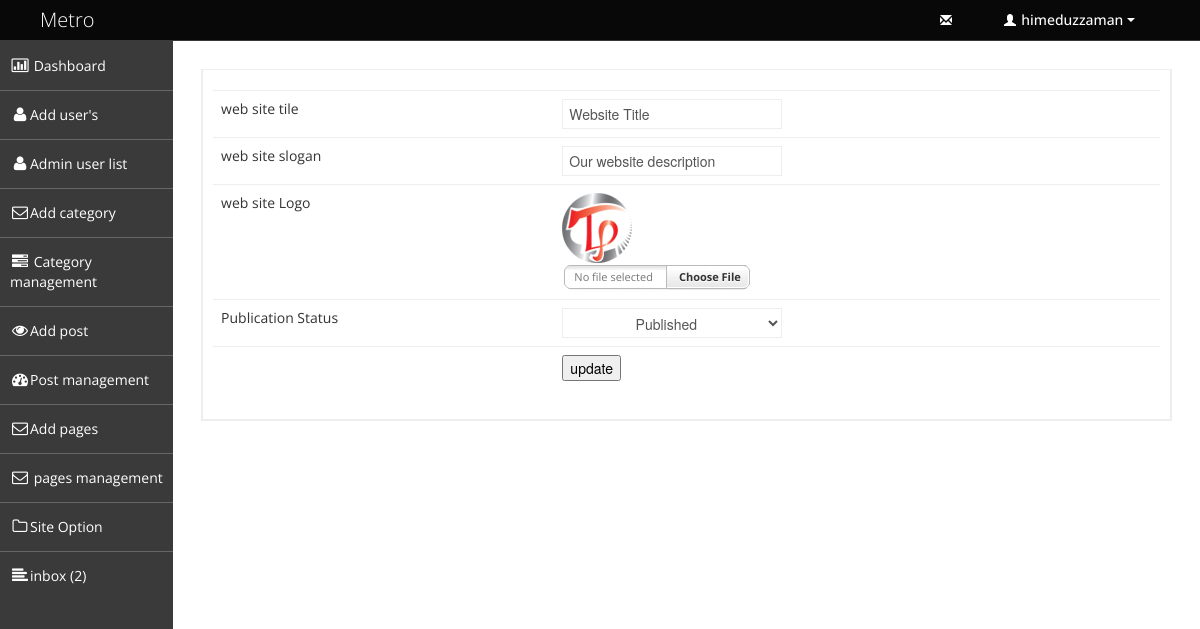
The app's page /admin/logo_title_edit.php (signed in) with its own data.
### tables this page shows
CREATE TABLE `tbl_logo` (
  `logo_id` int(11) NOT NULL,
  `web_titile` varchar(150) NOT NULL,
  `web_slogan` varchar(256) NOT NULL,
  `logo_image` text NOT NULL,
  `publication_status` tinyint(1) NOT NULL
);

### admin/logo_title_edit.php (called while the page is built, shortened)
<?php
include './admin_master.php';

### classes/logo_data.php (called while the page is built, shortened)
<?php
   class category_logo{
      private $db_connect;
      public function __construct() {
          $host_name='localhost';
          $user_name='root';
          $password= '';
          $tbl_name='blog_template';
          $this->db_connect=mysqli_connect( $host_name,  $user_name,  $password,  $tbl_name);
      }
    public function update_all_logo_info($logo_id){
      $sql="select * from tbl_logo";
        if(mysqli_query($this->db_connect, $sql)){
           $result=mysqli_query($this->db_connect, $sql);
           return $result;
        }else{
            die('connection fail'. mysqli_error($this->db_connect));
        }
      }
   }
?>

### admin/pages/logo_title_edit_content.php (the view, shortened to what this page needs)
<?php
   include '../classes/logo_data.php';
     $obj_category_logo = new category_logo();
     $logo_id=$_GET['id'];
     $result=$obj_category_logo->update_all_logo_info($logo_id);
     $logo_info=mysqli_fetch_assoc($result);
?>
<div class="row-fluid sortable">
   <div class="box span12">
      <div class="box-content">
         <form class="form-horizontal"  name="edit_logo_form"  action="" method="post" enctype="multipart/form-data">
            <table class="table">
               <tbody>
                  <tr>
                     <td>web site tile</td>
                     <td> <input type="text" name="web_titile" value="<?php echo  $logo_info['web_titile'];?>" /> </td>
                  </tr>
                  <tr>
                     <td>web site slogan </td>
                     <td> <input type="text"   value="<?php echo  $logo_info['web_slogan'];?>" name="web_slogan" /> </td>
                  </tr>
                  <tr>
                     <td>web site Logo </td>
                     <td>
                        <img src="<?php echo $logo_info['logo_image'];?>" alt="" /> <br />
                     </td>
                  </tr>
                  <tr>
                     <td>Publication Status</td>
                     <td>
                        <select id="selectError3" style="text-align:center" name="publication_status">
                           <option value="1">Published</option>
                        </select>
                     </td>
                  </tr>
                  <tr>
                     <td> </td>
                     <td> <input type="submit" name="btn" value="update" /> </td>
                  </tr>
               </tbody>
            </table>
         </form>
      </div>
   </div>
</div>

### assets/admin_end_assets/css/style.css (style rules this page uses)
body { background: #F5F5F5; color: #333; border: none; font-family: 'Open Sans', sans-serif; font-weight: 400; }
.box { border: 2px solid #eee; background: #fff !important; margin-bottom: 28px; }
.box-content { position: relative; z-index: 50; margin-top: -1px; padding: 10px; background: #fff !important; }
.table th, .table td { border-top: 1px solid #eee; }

### assets/admin_end_assets/css/halflings.css (style rules this page uses)
html, html .halflings { -webkit-font-smoothing: antialiased !important; }

### assets/admin_end_assets/css/style-forms.css (style rules this page uses)
.add-on, select, textarea, input[type="text"], input[type="password"], input[type="datetime"], input[type="datetime-local"], input[type="date"], input[type="month"], input[type="time"], input[type="week"], input[type="number"], input[type="email"], input[type="url"], input[type="search"], input[type="tel"], input[type="color"], input[type="file"], .uneditable-input { border-color: #eee !important; display: inline-block; height: 20px; padding: 4px 6px; margin-bottom: 10px; font-size: 14px; line-height: 20px; color: #555555; vertical-align: middle; -webkit-border-radius: 0px; -moz-border-radius: 0px; border-radius: 0px; }
input, textarea, .uneditable-input { width: 206px; }
textarea, input[type="text"], input[type="password"], input[type="datetime"], input[type="datetime-local"], input[type="date"], input[type="month"], input[type="time"], input[type="week"], input[type="number"], input[type="email"], input[type="url"], input[type="search"], input[type="tel"], input[type="color"], .uneditable-input { background-color: #ffffff; border: 1px solid #cccccc; -webkit-box-shadow: none; -moz-box-shadow: none; box-shadow: none; -webkit-transition: border linear 0.2s, box-shadow linear 0.2s; -moz-transition: border linear 0.2s, box-shadow linear 0.2s; -o-transition: border linear 0.2s, box-shadow linear 0.2s; transition: border linear 0.2s, box-shadow linear 0.2s; }
input[type="file"], input[type="image"], input[type="submit"], input[type="reset"], input[type="button"], input[type="radio"], input[type="checkbox"] { width: auto; }
select, input[type="file"] { height: 30px; *margin-top: 4px; line-height: 30px; }
select { width: 220px; background-color: #ffffff; border: 1px solid #cccccc; }
input, textarea, .uneditable-input { margin-left: 0; }
.form-search input, .form-inline input, .form-horizontal input, .form-search textarea, .form-inline textarea, .form-horizontal textarea, .form-search select, .form-inline select, .form-horizontal select, .form-search .help-inline, .form-inline .help-inline, .form-horizontal .help-inline, .form-search .uneditable-input, .form-inline .uneditable-input, .form-horizontal .uneditable-input, .form-search .input-prepend, .form-inline .input-prepend, .form-horizontal .input-prepend, .form-search .input-append, .form-inline .input-append, .form-horizontal .input-append { display: inline-block; *display: inline; margin-bottom: 0; vertical-align: middle; *zoom: 1; }

### records on screen
tbl_logo: web_titile "Website Title", web_slogan "Our website description", logo_image (picture)

### other values on screen
$_SESSION['admin_name'] "himeduzzaman"
$count "2"
